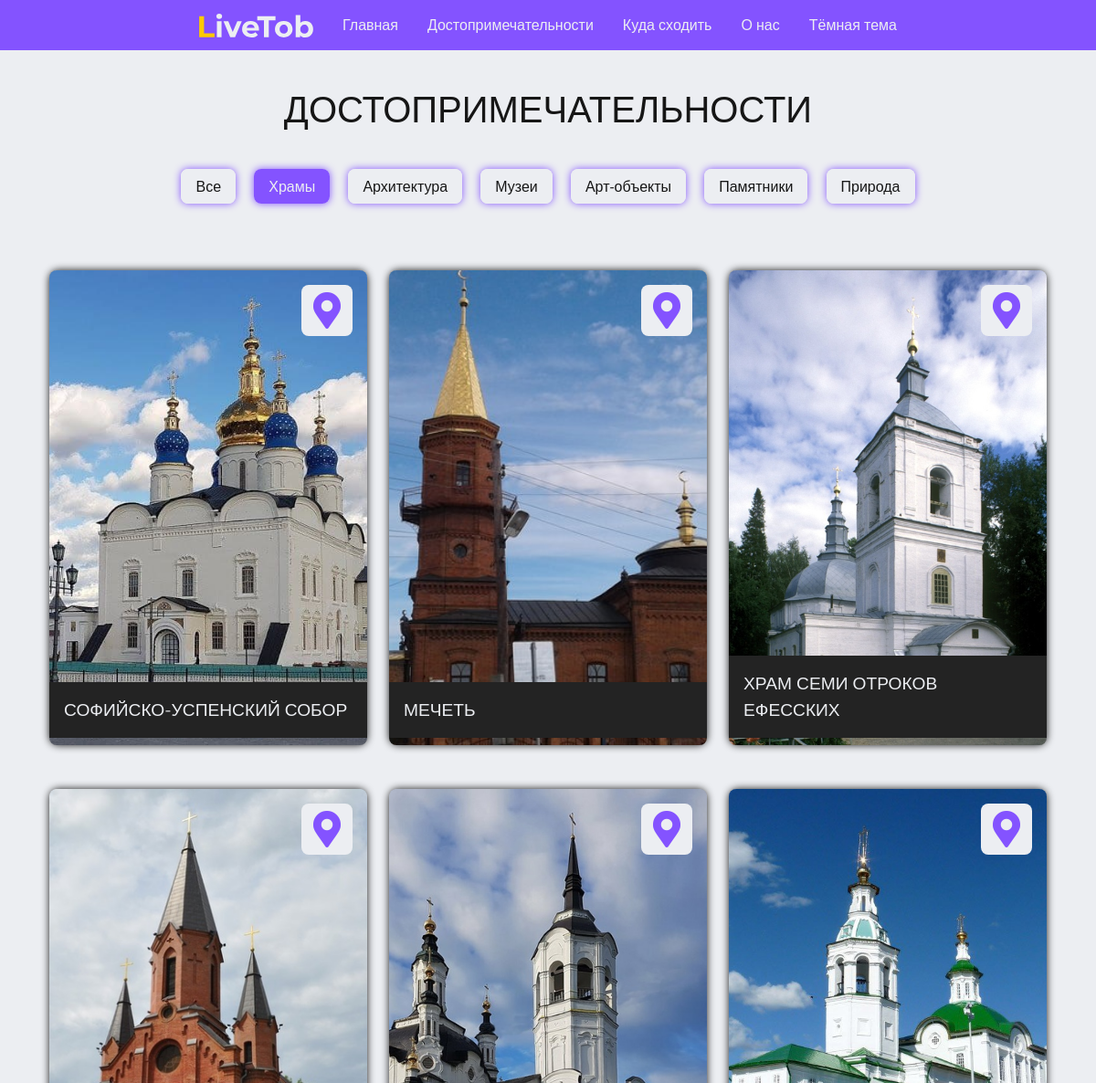
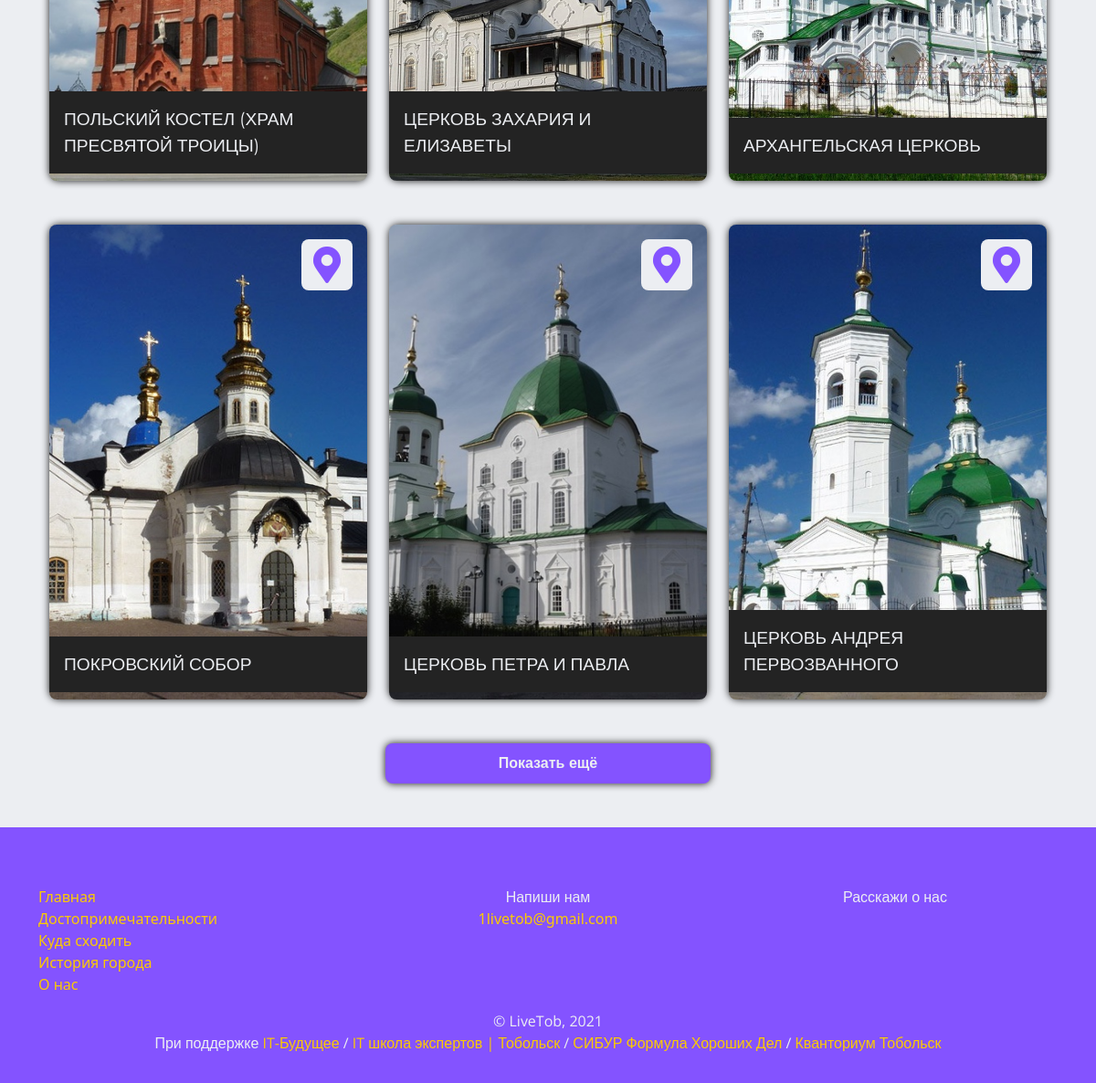
The page /sights/?category=hramy on the database its author committed (2 pictures, top to bottom).
### sights/models.py (models this page shows, shortened)
class Category(models.Model):
    category_name = models.CharField('Категория', max_length=250)
    slug = models.SlugField(max_length=255, unique=True, verbose_name='URL')
    def __str__(self):
        return self.category_name
    class Meta:
        verbose_name = 'Категория'
        verbose_name_plural = 'Категории'

class Sight(models.Model):
    title = models.CharField('Название', max_length=255, blank=True)
    category = models.ForeignKey(Category, on_delete=models.PROTECT, verbose_name='Категория')
    slug = models.SlugField('URL', max_length=255, unique=True)
    full_text = models.TextField('Текст', blank=True)
    adress = models.CharField('Адрес', max_length=255, blank=True)
    schedule = models.CharField('График работы', max_length=255, blank=True)
    number = models.CharField('Номер телефона', max_length=255, blank=True)
    site = models.CharField('Сайт', max_length=255, blank=True)
    image_preview = models.ImageField('Изображение')
    class Meta:
        verbose_name = 'Достопримечательность'
        verbose_name_plural = 'Достопримечательности'

### sights/views.py (the view)
# urls.py: path('sights/', include('sights.urls')),
def sights(request):
    category = request.GET.get('category')
    if not category: # если категории нет
        sights_list = Sight.objects.all()[:9]
        chosen_category = ''
    else: # если категория есть
        chosen_category = get_object_or_404(Category, slug=category)
        sights_list = Sight.objects.filter(category=chosen_category)[:9]
    category_list = Category.objects.all()
    data = {
        'title': 'Достопримечательности',
        'sights_list': sights_list,
        'category_list': category_list,
        'chosen_category': chosen_category,
    }
    return render(request, 'sights/sights.html', context=data)

### sights/templates/sights/sights.html (shortened to what this page needs)
{% extends 'main/layout.html' %}
{% block content %}
<section>
    <div class="container">
        <div class="content">
            <h1 class="text-center page-title w-100">{{ title }}</h1>
            <div class="filter__block d-flex justify-content-center">
                <div class="filter__menu d-flex justify-content-center align-items-center">
                    <div class="filter__wrap">
                        <a href="{% url 'sights' %}" class="filter__item">Все</a>
                        {% for i in category_list %}
                            <a href="{% url 'sights' %}?category={{ i.slug }}" class="filter__item">{{ i }}</a>
                        {% endfor %}
                    </div>
                </div>
            </div>
            <div class="row justify-content-center m-0 allsights">
                {% for i in sights_list %}
                    {% if forloop.last %}
                    <div class="col-12 col-md-4 sights last-sight" data-sightid="{{ i.pk }}">
                    {% else %}
                    <div class="col-12 col-md-4 sights">
                    {% endif %}
                        <a href="{% url 'show_sights' slug=i.slug %}" class='url__show-sights'>
                            <div class="card mt-5">
                                <img src="{{ i.image_preview.url }}" class="card-img-top round">
                                <p class="card-title position-absolute">{{ i.title }}</p>
                                <a href="https://yandex.ru/maps/?text=Тобольск, {{ i.adress }}" target="_blank">
                                    <div class="position-absolute sights__gps-mark d-flex d-flex justify-content-center align-items-center">
                                        <i class="fas fa-map-marker-alt"></i>
                                    </div>
                                </a>
                            </div>
                        </a>
                    </div>
                {% endfor %}
                </div>
            </div>
        {% if sights_list.count >= 9 %}
        <div class="row d-flex justify-content-center">
            <div class="col-sm-12 col-md-4">
                <p class="text-center mt-5"><div class="_btn btn__show-more-sights" btn-url="{% url 'load-more-sights' %}">Показать ещё</div></p>
            </div>
        </div>
        {% endif %}
    </div>
</section>
{% endblock %}

### main/templates/main/layout.html (shortened to what this page needs)
{% load static %}
<!DOCTYPE html>
<html>
<head>
	<link rel="stylesheet" href="https://use.fontawesome.com/releases/v5.15.3/css/all.css">
	<link href="https://cdn.jsdelivr.net/npm/bootstrap@5.0.1/dist/css/bootstrap.min.css" rel="stylesheet">
	<link rel="stylesheet" href="{% static 'main/css/style.css' %}">
</head>
<body class="d-flex flex-column">
	<content class="mb-5">
		<section>
			<div class="container d-flex justify-content-center">
				<nav class="navigation">
					<div class="nav__body">
						<div class="nav__logo mx-3">
							<a href="{% url 'index' %}">
								<img src="{% static 'main/img/livetob.svg' %}">
							</a>
						</div>
						<div class="nav__menu">
							<div class="nav__list d-flex align-items-center position-relative">
								<a href="{% url 'index' %}" class="nav__link py-2 px-3 text-center">Главная</a>
								<a href="{% url 'sights' %}" class="nav__link py-2 px-3 text-center">Достопримечательности</a>
								<a href="{% url 'where_to_go' %}" class="nav__link py-2 px-3 text-center">Куда сходить</a>
								<a href="{% url 'about' %}" class="nav__link py-2 px-3 text-center">О нас</a>
								<a href="#" class="btn__change-theme nav__link py-2 px-3 text-center">Тёмная тема</a>
							</div>
						</div>
					</div>
				</nav>
			</div>
		</section>
		{% block content %}
		{% endblock %}
	</content>
	<footer>
		<div class="container">
			<div class="row">
				<div class="col-12 col-md-4 footer__block">
					<div class="footer-links">
						<a href="{% url 'index' %}" class="footer-link">Главная</a><br>
						<a href="{% url 'sights' %}" class="footer-link">Достопримечательности</a><br>
						<a href="{% url 'where_to_go' %}" class="footer-link">Куда сходить</a><br>
						<a href="{% url 'history' %}" class="footer-link">История города</a><br>
						<a href="{% url 'about' %}" class="footer-link">О нас</a>
					</div>
				</div>
				<div class="col-12 col-md-4 footer__block">
					<p class="text-center footer__text">Напиши нам</p>
					<div class="email d-flex justify-content-center">
						<a href="mailto:1livetob@gmail.com" class="footer-link">1livetob@gmail.com</a>
					</div>
				</div>
				<div class="col-12 col-md-4 footer__block">
					<p class="text-center footer__text">Расскажи о нас</p>
					<div class="social-networks-footer">
					</div>
				</div>
			</div>
			<p class="m-3 text-center footer__text">
				© LiveTob, 2021<br>
				При поддержке <a href="https://vk.com/it_future72" class="footer-link" target="_blank">IT-Будущее</a> / <a href="https://vk.com/it_school_tob" class="footer-link" target="_blank">IT школа экспертов | Тобольск</a> / <a href="https://www.formula-hd.ru/" class="footer-link" target="_blank">СИБУР Формула Хороших Дел</a> / <a href="http://kvanttob.ru/index.php/kvantumy/it-kvantum" class="footer-link" target="_blank">Кванториум Тобольск</a>
			</p>
		</div>
	</footer>
</body>
</html>

### main/static/main/css/style.css (style rules this page uses)
html, body { background-color: #ECEEF2; height: 100%; overflow: auto; -webkit-overflow-scrolling: touch; scroll-behavior: smooth; }
content { -webkit-box-flex: 1; -ms-flex: 1 0 auto; flex: 1 0 auto; }
content .content { position: relative; padding-top: 3rem; }
footer { background-color: #8453ff; padding: 4rem 1rem 1rem 1rem; -webkit-box-flex: 0; -ms-flex: 0 0 auto; flex: 0 0 auto; }
footer .email { color: #FCCA00; }
footer .footer__text { color: #ECEEF2; }
footer .footer-link { color: #FCCA00; }
footer .social-networks-footer { padding-top: 1rem; }
a { text-decoration: none; }
p { font-size: 1rem; font-weight: normal; font-family: 'Open Sans', sans-serif; color: #161616; margin: 0; }
h1, h2, h3, h4, h5, h6 { font-family: 'Montserrat', sans-serif; text-transform: uppercase; color: #161616; font-weight: 500; position: relative; margin: 0; }
h1.page-title { margin: 3rem 0; }
nav { position: fixed; width: 100%; left: 0; z-index: 1000; }
nav:before { content: ''; position: absolute; top: 0; left: 0; height: 100%; width: 100%; z-index: 2; background-color: #8453ff; }
nav .nav__body { position: relative; display: -webkit-box; display: -ms-flexbox; display: flex; -webkit-box-pack: center; -ms-flex-pack: center; justify-content: center; -webkit-box-align: center; -ms-flex-align: center; align-items: center; height: 55px; }
nav .nav__body .nav__list { z-index: 5; }
nav .nav__body .nav__list .nav__link { color: #ECEEF2; font-family: 'Montserrat', sans-serif; font-size: 1rem; }
nav .nav__body .nav__logo { -webkit-box-flex: 0; -ms-flex: 0 0 125px; flex: 0 0 125px; z-index: 3; }
nav .nav__body .nav__logo img { max-width: 100%; }
.filter__block { margin: 2rem; }
.filter__block .filter__menu .filter__wrap .filter__item { background-color: #ECEEF2; -webkit-box-shadow: 0 0 8px #8453ff; box-shadow: 0 0 8px #8453ff; padding: 8px 16px; margin: 8px; border-radius: 8px; color: #161616; font-family: 'Open Sans', sans-serif; font-weight: 400; font-size: 1rem; -webkit-transition: -webkit-box-shadow 0.25s ease; transition: -webkit-box-shadow 0.25s ease; transition: box-shadow 0.25s ease; transition: box-shadow 0.25s ease, -webkit-box-shadow 0.25s ease; }
.filter__block .filter__menu .filter__wrap .filter__item.active { background-color: #8453ff; color: #ECEEF2; -webkit-box-shadow: 0 0 8px #8453ff; box-shadow: 0 0 8px #8453ff; }
.card { display: block; border-radius: 8px; border: none; height: 520px; -webkit-box-shadow: 0 0 8px #161616; box-shadow: 0 0 8px #161616; border-radius: calc(8px + 2px); -webkit-transition: -webkit-box-shadow 0.25s ease; transition: -webkit-box-shadow 0.25s ease; transition: box-shadow 0.25s ease; transition: box-shadow 0.25s ease, -webkit-box-shadow 0.25s ease; }
.card .card-title { color: #ECEEF2; bottom: 0; font-family: 'Montserrat', sans-serif; text-transform: uppercase; z-index: 1; padding: 1rem; font-size: 1.2rem; background-color: #232323; width: 100%; }
.card img.card-img-top { height: 100%; -o-object-fit: cover; object-fit: cover; -o-object-position: center; object-position: center; }
.card img.round { border-radius: 8px; }
.card .sights__gps-mark { z-index: 2; color: #8453ff; top: 1rem; right: 1rem; font-size: 2.5rem; background-color: #ECEEF2; height: 3.5rem; width: 3.5rem; border-radius: 8px; }
.card .sights__gps-mark i { color: #8453ff; }
._btn { color: #ECEEF2; border-radius: 8px; padding: 10px 25px; font-family: 'Montserrat', sans-serif; font-weight: bold; background: #8453ff; display: -webkit-box; display: -ms-flexbox; display: flex; -webkit-box-pack: center; -ms-flex-pack: center; justify-content: center; -webkit-box-align: center; -ms-flex-align: center; align-items: center; -webkit-box-shadow: 0 0 8px #161616; box-shadow: 0 0 8px #161616; -webkit-transition: -webkit-box-shadow 0.25s ease; transition: -webkit-box-shadow 0.25s ease; transition: box-shadow 0.25s ease; transition: box-shadow 0.25s ease, -webkit-box-shadow 0.25s ease; }

### rows shown on the page
Category: category_name "Храмы"
Category: category_name "Архитектура"
Category: category_name "Музеи"
Category: category_name "Арт-объекты"
Category: category_name "Памятники"
Category: category_name "Природа"
Sight: image_preview (picture), title "СОФИЙСКО-УСПЕНСКИЙ СОБОР"
Sight: image_preview (picture), title "МЕЧЕТЬ"
Sight: image_preview (picture), title "ХРАМ СЕМИ ОТРОКОВ ЕФЕССКИХ"
Sight: image_preview (picture), title "ПОЛЬСКИЙ КОСТЕЛ (ХРАМ ПРЕСВЯТОЙ ТРОИЦЫ)"
Sight: image_preview (picture), title "ЦЕРКОВЬ ЗАХАРИЯ И ЕЛИЗАВЕТЫ"
Sight: image_preview (picture), title "АРХАНГЕЛЬСКАЯ ЦЕРКОВЬ"
Sight: image_preview (picture), title "ПОКРОВСКИЙ СОБОР"
Sight: image_preview (picture), title "ЦЕРКОВЬ ПЕТРА И ПАВЛА"
Sight: image_preview (picture), title "ЦЕРКОВЬ АНДРЕЯ ПЕРВОЗВАННОГО"

### other values the page prints
{{ title }} "ДОСТОПРИМЕЧАТЕЛЬНОСТИ"
